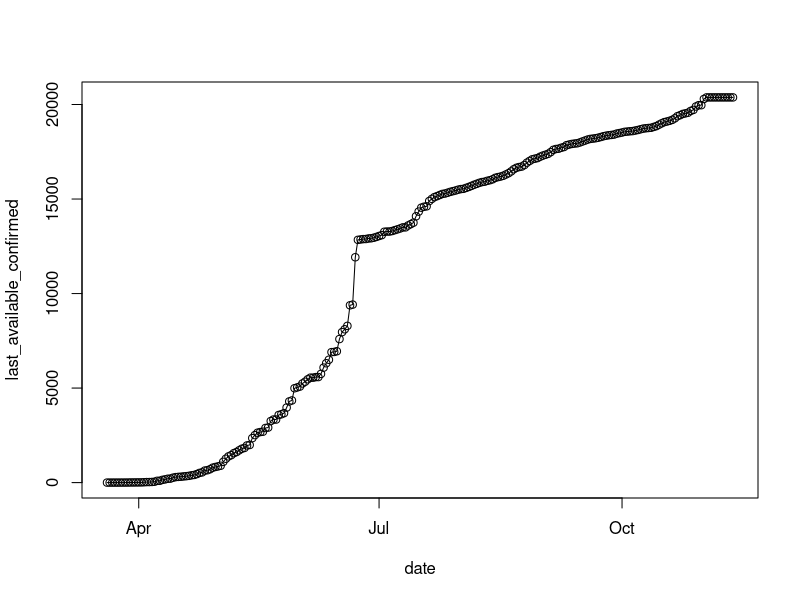
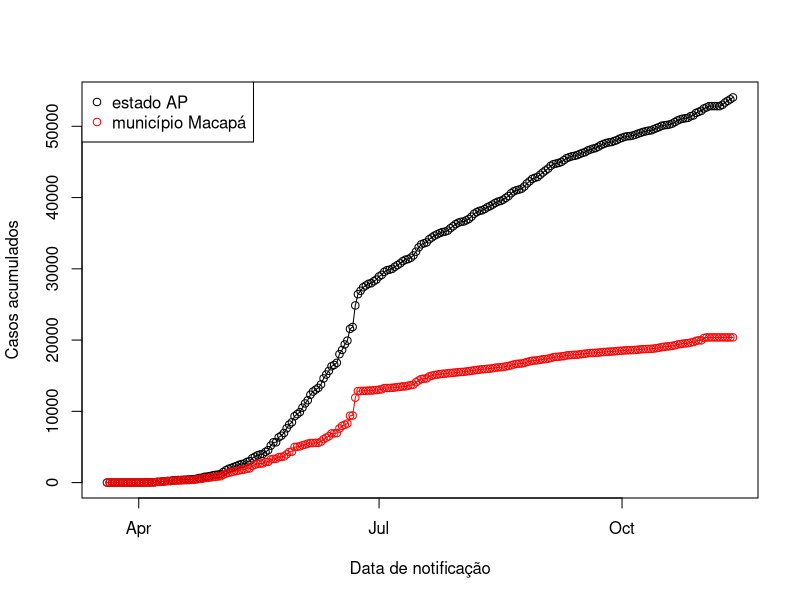

Recreate these plots in R, in order.
# Script para manipulacao de dados de covid19 no Amapa

# 1. Lendo os dados ------------------------------------------------------------
amapa <- read.csv("dados/brutos/01-amapa.csv")

# checando os dados
head(amapa)

# municipios do Amapa
unique(amapa$city)

# coluna place_type
table(amapa$place_type)

# 2. a classe data -------------------------------------------------------------
class(amapa$date)
class(amapa$last_available_date)

# Modificando as colunas de data para a classe date
amapa$date <- as.Date(amapa$date)
amapa$last_available_date <- as.Date(amapa$last_available_date)

range(amapa$date)
range(amapa$last_available_date)

# 3. Entendendo as colunas com os dados ----------------------------------------
# Olhando para os dados de casos e obitos
## casos acumulados
acu <- aggregate(last_available_confirmed ~ city, FUN = max, data = amapa)
acu[order(acu$last_available_confirmed), ]

## casos acumulados proporcionais à populacao
acu_pop <- aggregate(last_available_confirmed_per_100k_inhabitants ~ city, FUN = max, data = amapa)
acu_pop[order(acu_pop$last_available_confirmed), ]

# 4. Separando dados de estado e municipio -------------------------------------
estado <- amapa[amapa$place_type == "state", c(-15)]

head(estado)
tail(estado)

# dados apenas de Macapa por meio do geocode do IBGE
macapa <- amapa[amapa$city_ibge_code == "1600303", c(-15)]

head(macapa)
tail(macapa)

# casos novos confirmados
## para o municipio Macapa
plot(last_available_confirmed ~ date, data = macapa)
lines(last_available_confirmed ~ date, data = macapa)

# adicionando linha do municipio
## para o estado todo
plot(last_available_confirmed ~ date, data = estado,
     xlab = "Data de notificação", ylab = "Casos acumulados")
lines(last_available_confirmed ~ date, data = estado)

## adicionando linha do municipio
lines(last_available_confirmed ~ date, data = macapa, col = "red")
points(last_available_confirmed ~ date, data = macapa, col = "red")
legend("topleft", c("estado AP", "município Macapá"), pch = 1, col = c("black", "red"))


